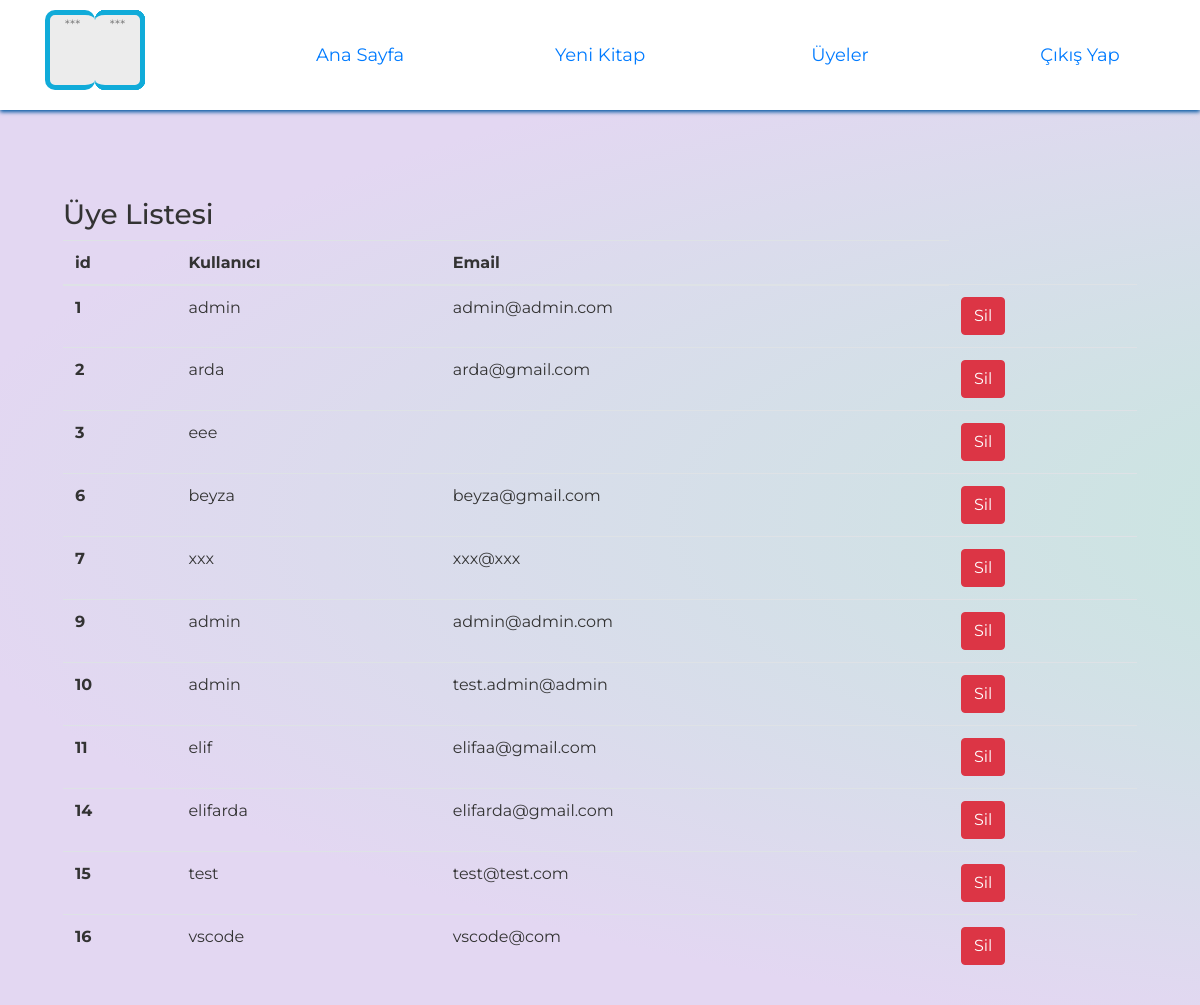
The app's page /admin_users, older data.
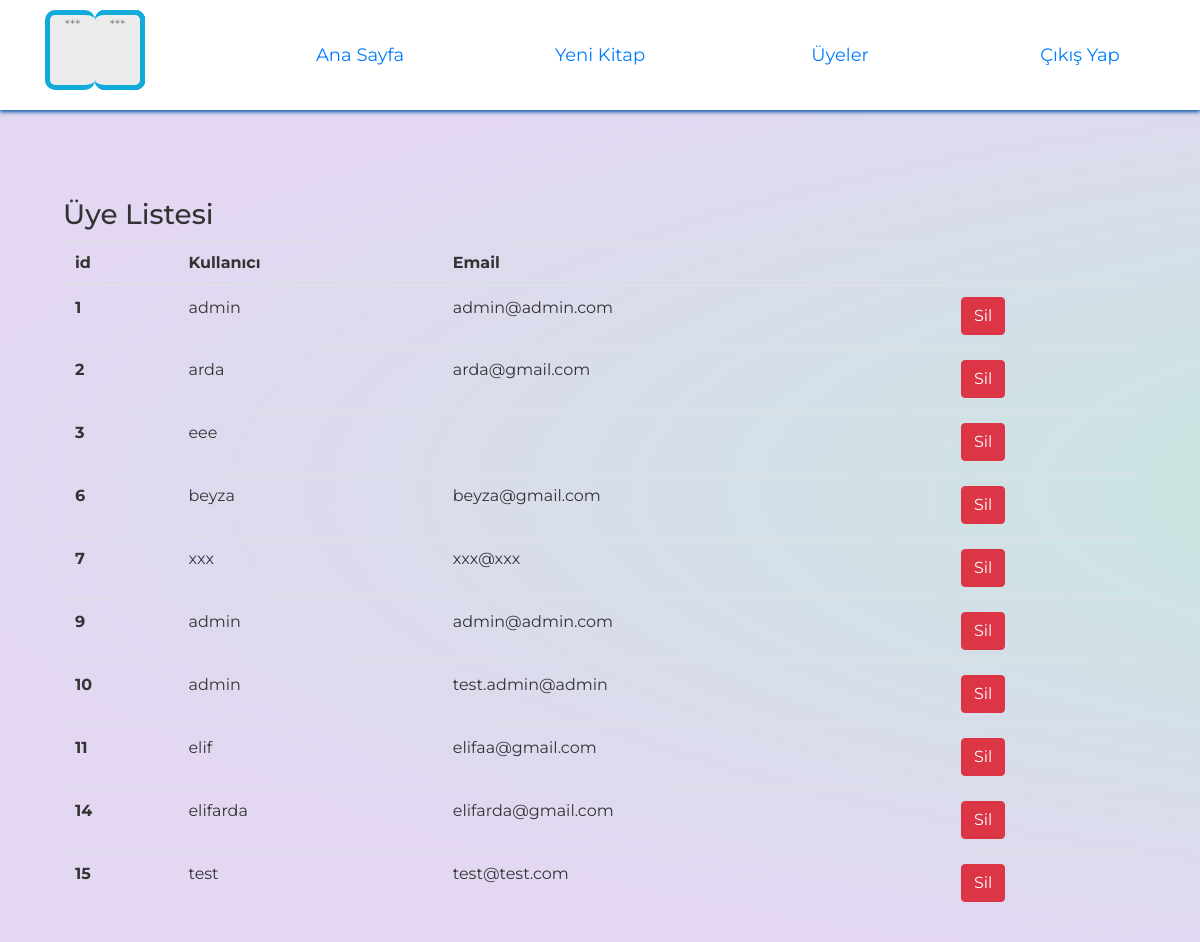
The same page, newer data.
### Models/user.py (models this page shows)
class User(UserMixin,db.Model):
    id = db.Column(db.Integer, primary_key=True)
    username = db.Column(db.String(120))
    email = db.Column(db.String(120))
    password = db.Column(db.String(80))

### Routes/routes.py (the view)
@routes.route("/admin_users")
def admin_users():
    users = User.query.all()
    return render_template("admin_users.html", users=users)

### templates/admin_users.html (shortened to what this page needs)
<html>
<head>
    <link rel="stylesheet" href="https://maxcdn.bootstrapcdn.com/bootstrap/4.0.0/css/bootstrap.min.css">
    <link rel="stylesheet" type="text/css" href="../static/css/home.css" />
</head>
<body>
    <div>
        <section class='header'>
            <header>
                <ul class='menu'>
                <li>
                        <div class="logo">
                            <div class="paper">
                            </div>
                            <div class="paper">
                            </div>
                        </div>
                    </li>
                    <li>
                        <a href='/admin'>Ana Sayfa</a>
                    </li>
                    <li>
                        <a href='/admin_book'>Yeni Kitap</a>
                    </li>
                    <li>
                        <a href='/admin_users'>Üyeler</a>
                    </li>
                    <li class="logout">
                        <a href='/logout'>Çıkış Yap</a>
                    </li>
                </ul>
            </header>
        </section>
        <div style="margin-top: 150px;" class="container">
            <table class="table table-hover">
                <h3>Üye Listesi</h3>
                <thead>
                    <tr>
                        <th scope="col">id</th>
                        <th scope="col">Kullanıcı</th>
                        <th scope="col">Email</th>
                    </tr>
                </thead>
                <tbody>
                    {%for user in users %}
                    <tr>
                        <th scope="row">{{user.id}}</th>
                        <td>{{user.username}}</td>
                        <td>{{user.email}}</td>
                        <td><a href="/user_delete/{{user.id}}" method="DELETE" class="btn btn-danger">Sil</a>
                    </tr>
                    {% endfor %}
                </tbody>
            </table>
        </div>
    </div>
</body>
</html>

Row changes from the older to the newer data that the page shows:
removed User: id "16", username "vscode", email "vscode@com"
